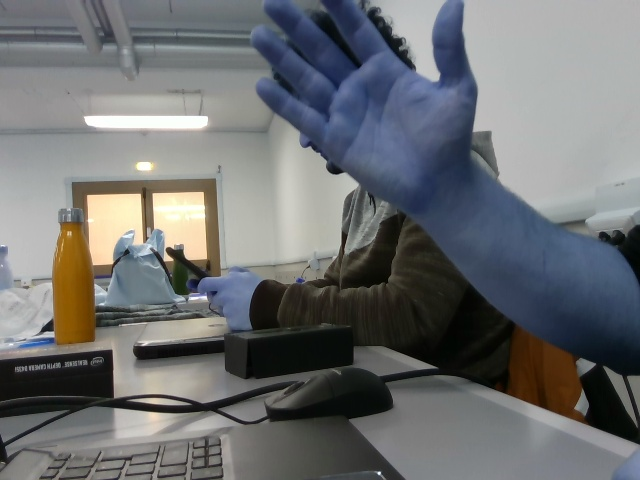
#> input picture color_img.jpg, 640 x 480 px; its folder holds only this picture in this run
$ python -i imagelib.py   (imports and definitions only)
#> lines starting #> are read from the running program, lines starting #| are printed output that depends on the picture
#> further down, picture is the input picture: shape (480, 640, 3); mean B, G, R 113, 111.6, 109.5
# -*- coding: utf-8 -*-
"""
Library for fast operations on images
"""
import numpy as np
import cv2
import matplotlib.pyplot as plt
import os
from . import utils
from . import plots

# [262 lines left out: functions plotImage, imagesDictInSubpplots, cropImageTLBR, cropImageNRegions, getFrameFromVideo, fromCoordsToTLBR and 1 more, not called in this run]

def getImagesDictBasicTransform(img, imgFormat = 'BGR', showImage = False):
    '''
    Applies basic transformation on the input image and saves it in a dictionary.
    Operations are:
        - splitting in RGB
        - splitting in HSV
        - splitting in LAB
        - grayscale

    Parameters
    ----------
    img : matrix width*height*3
        assumed BRG, it's possible to specify it's RGB with imgFormat flag.
    imgFormat : TYPE, optional
        DESCRIPTION. The default is 'BGR'.
    showImage : TYPE, optional
        DESCRIPTION. The default is False.

    Returns
    -------
    imagesDict : dictionary
        contains as keys the name of the corresponding image.

    '''
#> called with imgFormat = 'BGR', showImage = False
    # check image format
    validImgFormats = ['BGR', 'RGB']
    assert imgFormat in validImgFormats, \
    f"imgFormat not valid, possible values are: {validImgFormats}"

    if imgFormat == 'BGR':
        img = cv2.cvtColor(img, cv2.COLOR_BGR2RGB)

    # conversion
    img_gray = cv2.cvtColor(img, cv2.COLOR_RGB2GRAY)
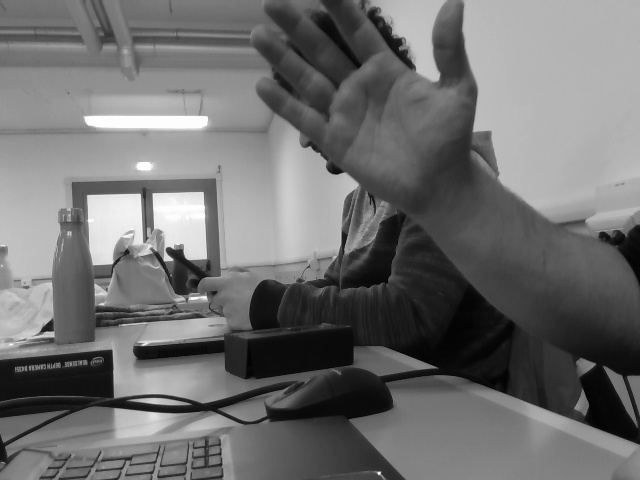
#> img_gray: shape (480, 640); min 1, max 255, mean 111.1
    img_hsv = cv2.cvtColor(img, cv2.COLOR_RGB2HSV)
#> img_hsv: shape (480, 640, 3); mean H, S, V 67, 47.4, 119.8
    img_hls = cv2.cvtColor(img, cv2.COLOR_RGB2HLS)
#> img_hls: shape (480, 640, 3); mean of channels 0, 1, 2 66.9, 111.6, 37.5
    img_lab = cv2.cvtColor(img, cv2.COLOR_RGB2LAB)
#> img_lab: shape (480, 640, 3); mean of channels 0, 1, 2 117.1, 128.3, 126.8

    # create images dictionary
    imagesDict = {}
    imagesDict['RGB'] = img
    for i in range(3):
        imagesDict['RGB ch' + str(i)]=img[:,:,i]
#> after the loop, imagesDict = 4 items
    for i in range(3):
        imagesDict['HSV ch' + str(i)]=img_hsv[:,:,i]
#> after the loop, imagesDict = 7 items
    for i in range(3):
        imagesDict['HSL ch' + str(i)]=img_hls[:,:,i]
#> after the loop, imagesDict = 10 items
    for i in range(3):
        imagesDict['LAB ch' + str(i)]=img_lab[:,:,i]
#> after the loop, imagesDict = 13 items
    imagesDict['gray'] = img_gray

    # print(imagesDict.keys())
    if showImage:
        # call function for image show
        imagesDictInSubpplots(imagesDict, ncols = 4,
        mainTitle = 'image inspection on the different channels')

    return imagesDict

# [306 lines left out: functions filterImage3Channels, projection, getTLBRprojection, findStartStopValues, reduceStartStopMinDist, getTLBRprojectionInside and 2 more, not called in this run]

def rescaleToMaxPixel(img, maxPixels = 1000):
    return rescale(img, int(100*maxPixels/np.max(img.shape[0:2])))

# [92 lines left out: functions correctBorderLoop, correctBorderAllCorners, not called in this run]
#%%
"""
date: 2022-12-22 14:42:55
note: when putting order in utils
"""
# def depImgToThreeCol(image):
#     '''
#     From a dep image, containing only 1 value per pixel:

#         |----------------------------...------> x
#         |0.0       1.0       2.0     ...  img_w.0
#         |0.1       1.1       2.1     ...  img_w.1
#         |0.2       1.2       2.2     ...  img_w.2
#         |0.3       1.3       2.3     ...  img_w.3
#         ...        ...       ...     ...  ...
#         |0.img_h   1.img_h   2.img_h ...  img_w.img_h
#         v y

#     returns an 2D array with 3 columns (pointCloud):
#         x         y       dep
#         0         0       0.0
#         1         0       1.0
#         2         0       2.0
#         ...       ...     ...
#         img_w     0       img_w.0
#         --------------------------- first row of the image
#         0         1       0.1
#         1         1       1.1
#         2         1       2.1
#         ...       ...     ...
#         img_w     1       img_w.1
#         --------------------------- second row of the image
#         ...
#         ...
#         0         img_h   0.img_h
#         1         img_h   1.img_h
#         2         img_h   2.img_h
#         ...       ...     ...
#         img_w     img_h   img_w.img_h
#         --------------------------- last row of the image

#     Parameters
#     ----------
#     image : matrix
#         contains z values.

#     Returns
#     -------
#     data : array
#         contains x y z values.

#     '''
#     image_h, image_w = image.shape

#     hline = np.arange(0, image_w, 1)
#     xmask = np.repeat([hline], image_h, axis = 0)

#     vline = np.expand_dims(np.arange(0, image_h, 1), axis = 1)
#     ymask = np.repeat(vline, image_w, axis = 1)

#     # create a matrix x y z
#     data = np.zeros([image_h*image_w,3])
#     data[:,0] = xmask.flatten()
#     data[:,1] = ymask.flatten()
#     data[:,2] = image.flatten()

#     return data

# def threeColToDepImg(data, x_col_index = 0, y_col_index = 1, z_col_index = 2):
#     '''
#     From an 2D array with 3 columns:
#         x         y       dep
#         0         0       0.0
#         1         0       1.0
#         2         0       2.0
#         ...       ...     ...
#         img_w     0       img_w.0
#         --------------------------- first row of the image
#         0         1       0.1
#         1         1       1.1
#         2         1       2.1
#         ...       ...     ...
#         img_w     1       img_w.1
#         --------------------------- second row of the image
#         ...
#         ...
#         0         img_h   0.img_h
#         1         img_h   1.img_h
#         2         img_h   2.img_h
#         ...       ...     ...
#         img_w     img_h   img_w.img_h
#         --------------------------- last row of the image

#     returns a dep image, containing only 1 value per pixel:

#         |----------------------------...------> x
#         |0.0       1.0       2.0     ...  img_w.0
#         |0.1       1.1       2.1     ...  img_w.1
#         |0.2       1.2       2.2     ...  img_w.2
#         |0.3       1.3       2.3     ...  img_w.3
#         ...        ...       ...     ...  ...
#         |0.img_h   1.img_h   2.img_h ...  img_w.img_h
#         v y

#      Parameters
#      ----------
#      data : array
#          contains x y z values.
#     x_col_index : int, optional
#         column of the x values. The default is 0.
#     y_col_index : int, optional
#         column of the y values. The default is 1.
#     z_col_index : int, optional
#         column of the z values. The default is 2.

#     Returns
#     -------
#     image : matrix
#         contains z values.

#     '''
#     # # removing nan values
#     # data = data[~np.isnan(data).any(axis=1), :]

#     image = np.reshape(data[:,z_col_index], [int(round(data[-1,y_col_index])+1),int(round(data[-1,x_col_index])+1)],'C')
#     return image

>>> import cv2
>>> picture = cv2.imread('../color_img.jpg')
>>> result = getImagesDictBasicTransform(picture)
#> result = 14 items
